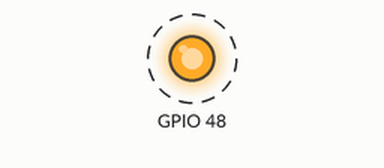
The sketch below on a simulated Seeed XIAO ESP32-C3. On the bench: output pins drawn as LEDs (lit = HIGH). Dashed ring = blinking. What the sketch prints to the serial monitor is not drawn.

Above: at 0.2 s.
Timing chart, 0 to 3.0 s (numbered marks = the images above):
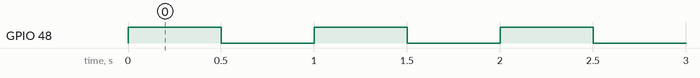

Measured:
- by itself, GPIO 48: alternates HIGH for 0.50 s and LOW for 0.50 s

The sketch:

xiao-esp32c3-blink.ino
```cpp
    // XIAO ESP32-C3 Blink Sample

void setup() {
    pinMode(LED_BUILTIN, OUTPUT);
    Serial.begin(115200);
    Serial.println("XIAO ESP32-C3 Blink Example");
}

void loop() {
    Serial.println("Blinking LED...");
    digitalWrite(LED_BUILTIN, HIGH);
    delay(500);
    digitalWrite(LED_BUILTIN, LOW);
    delay(500);
}
```
